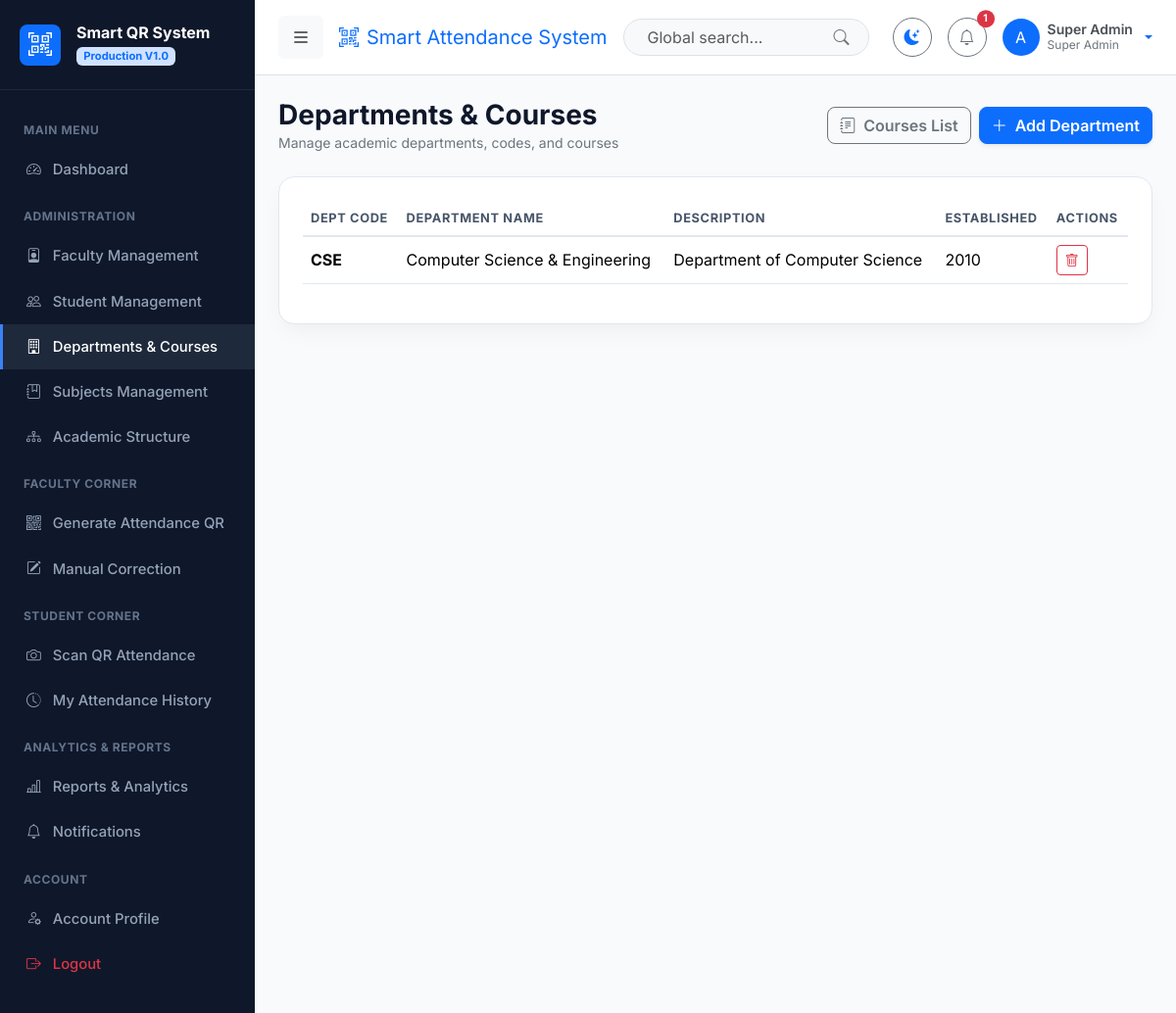
The app's page /departments/departments/ (signed in) with its own data.
### apps/accounts/models.py (models this page shows, shortened)
class User(AbstractUser):
    class Role(models.TextChoices):
        ADMIN = 'ADMIN', 'Super Admin'
        FACULTY = 'FACULTY', 'Faculty'
        STUDENT = 'STUDENT', 'Student'
    role = models.CharField(max_length=20, choices=Role.choices, default=Role.STUDENT)
    phone_number = models.CharField(max_length=20, blank=True, null=True)
    profile_picture = models.ImageField(upload_to='profiles/', blank=True, null=True)
    address = models.TextField(blank=True, null=True)
    date_of_birth = models.DateField(blank=True, null=True)
    is_approved = models.BooleanField(default=True)
    def is_admin(self):
        return self.role == self.Role.ADMIN or self.is_superuser
    def is_faculty(self):
        return self.role == self.Role.FACULTY
    def is_student(self):
        return self.role == self.Role.STUDENT
    def get_full_name_or_username(self):
        full_name = f"{self.first_name} {self.last_name}".strip()
        return full_name if full_name else self.username

### apps/departments/models.py (models this page shows, shortened)
class Department(models.Model):
    code = models.CharField(max_length=20, unique=True)
    name = models.CharField(max_length=150)
    description = models.TextField(blank=True, null=True)
    established_year = models.IntegerField(blank=True, null=True)
    created_at = models.DateTimeField(auto_now_add=True)
    class Meta:
        ordering = ['name']

### apps/departments/views.py (the view)
    def _wrapped_view(request, *args, **kwargs):
        if not request.user.is_authenticated or not request.user.is_admin():
            messages.error(request, "Access restricted to administrators.")
            return redirect('dashboard:dashboard')
        return view_func(request, *args, **kwargs)

### apps/departments/views.py (called while the page is built, shortened)
def admin_required(view_func):
    def _wrapped_view(request, *args, **kwargs):
        if not request.user.is_authenticated or not request.user.is_admin():
            messages.error(request, "Access restricted to administrators.")
            return redirect('dashboard:dashboard')
        return view_func(request, *args, **kwargs)
    return _wrapped_view

@login_required
@admin_required
def department_list(request):
    departments = Department.objects.all()
    return render(request, 'departments/department_list.html', {'departments': departments})

### apps/notifications/context_processors.py (called while the page is built)
def unread_notifications_processor(request):
    if request.user.is_authenticated:
        unread_count = Notification.objects.filter(user=request.user, is_read=False).count()
        recent_notifications = Notification.objects.filter(user=request.user)[:5]
        return {
            'unread_notifications_count': unread_count,
            'recent_notifications': recent_notifications,
        }
    return {
        'unread_notifications_count': 0,
        'recent_notifications': [],
    }

### templates/departments/department_list.html (shortened to what this page needs)
{% extends 'base.html' %}
{% block content %}
<div class="d-flex justify-content-between align-items-center mb-4">
    <div>
        <h3 class="fw-bold m-0">Departments & Courses</h3>
        <p class="text-secondary small m-0">Manage academic departments, codes, and courses</p>
    </div>
    <div class="d-flex gap-2">
        <a href="{% url 'departments:course_list' %}" class="btn btn-outline-secondary rounded-3 fw-semibold">
            <i class="bi bi-journal-text me-2"></i>Courses List
        </a>
        <button class="btn btn-primary rounded-3 fw-semibold shadow-sm" data-bs-toggle="modal" data-bs-target="#addDeptModal">
            <i class="bi bi-plus-lg me-2"></i>Add Department
        </button>
    </div>
</div>
<div class="card card-custom p-4">
    <div class="table-responsive">
        <table class="table table-custom align-middle">
            <thead>
                <tr>
                    <th>Dept Code</th>
                    <th>Department Name</th>
                    <th>Description</th>
                    <th>Established</th>
                    <th>Actions</th>
                </tr>
            </thead>
            <tbody>
                {% for d in departments %}
                    <tr>
                        <td><b>{{ d.code }}</b></td>
                        <td>{{ d.name }}</td>
                        <td>{{ d.description|default:"-" }}</td>
                        <td>{{ d.established_year|default:"-" }}</td>
                        <td>
                            <a href="{% url 'departments:delete_department' d.id %}" class="btn btn-sm btn-outline-danger" onclick="return confirm('Delete department?');">
                                <i class="bi bi-trash"></i>
                            </a>
                        </td>
                    </tr>
                {% empty %}
                    <tr><td colspan="5" class="text-center text-secondary py-4">No departments created yet.</td></tr>
                {% endfor %}
            </tbody>
        </table>
    </div>
</div>
{% endblock %}

### templates/navbar.html (shortened to what this page needs)
<nav class="navbar navbar-expand-lg border-bottom px-4 py-3 sticky-top bg-body">
    <div class="container-fluid p-0">
        <button class="btn btn-light me-3 d-flex align-items-center" id="sidebar-toggle" title="Toggle Navigation">
            <i class="bi bi-list fs-5"></i>
        </button>
        <span class="navbar-brand font-bold fs-5 d-none d-md-block text-primary">
            <i class="bi bi-qr-code-scan me-2"></i>Smart Attendance System
        </span>
        <form class="d-none d-md-flex ms-auto me-4 position-relative" style="max-width: 320px;" action="{% url 'reports:index' %}" method="GET">
            <input class="form-control rounded-pill ps-4 pe-5 bg-body-tertiary" type="search" name="query" placeholder="Global search..." aria-label="Search">
            <button class="btn border-0 position-absolute end-0 top-50 translate-middle-y me-2 text-secondary" type="submit">
                <i class="bi bi-search"></i>
            </button>
        </form>
        <div class="d-flex align-items-center gap-3 ms-auto ms-md-0">
            <button class="btn btn-outline-secondary rounded-circle d-flex align-items-center justify-content-center" id="theme-toggle-btn" style="width: 40px; height: 40px;" title="Toggle Dark/Light Mode">
                <i class="bi bi-moon-stars-fill text-primary"></i>
            </button>
            <div class="dropdown">
                <button class="btn btn-outline-secondary rounded-circle position-relative d-flex align-items-center justify-content-center" style="width: 40px; height: 40px;" data-bs-toggle="dropdown" aria-expanded="false">
                    <i class="bi bi-bell"></i>
                    {% if unread_notifications_count > 0 %}
                        <span class="position-absolute top-0 start-100 translate-middle badge rounded-pill bg-danger" style="font-size: 0.65rem;">
                            {{ unread_notifications_count }}
                        </span>
                    {% endif %}
                </button>
            </div>
            <div class="dropdown">
                <a href="#" class="d-flex align-items-center text-decoration-none dropdown-toggle gap-2" data-bs-toggle="dropdown" aria-expanded="false">
                    {% if user.profile_picture %}
                        <img src="{{ user.profile_picture.url }}" alt="User" width="38" height="38" class="rounded-circle object-fit-cover">
                    {% else %}
                        <div class="rounded-circle bg-primary text-white d-flex align-items-center justify-content-center font-bold" style="width: 38px; height: 38px;">
                            {{ user.username|slice:":1"|upper }}
                        </div>
                    {% endif %}
                    <div class="d-none d-lg-block text-start" style="line-height: 1.2;">
                        <div class="fw-semibold text-dark-emphasis small">{{ user.get_full_name_or_username }}</div>
                        <div class="text-secondary extra-small" style="font-size: 0.75rem;">{{ user.get_role_display }}</div>
                    </div>
                </a>
            </div>
        </div>
    </div>
</nav>

### static/css/style.css (style rules this page uses)
:root { --bg-body: #f8fafc; --bg-card: #ffffff; --text-primary: #0f172a; --text-secondary: #475569; --border-color: #e2e8f0; --sidebar-bg: #0f172a; --sidebar-text: #94a3b8; --sidebar-hover: #1e293b; --sidebar-active: #3b82f6; --accent-gradient: linear-gradient(135deg, #3b82f6 0%, #2563eb 100%); --card-shadow: 0 10px 25px -5px rgba(0, 0, 0, 0.05), 0 8px 10px -6px rgba(0, 0, 0, 0.01); }
body { font-family: 'Inter', system-ui, -apple-system, sans-serif; background-color: var(--bg-body); color: var(--text-primary); min-height: 100vh; transition: background-color 0.3s ease, color 0.3s ease; }
.card-custom { background-color: var(--bg-card); border: 1px solid var(--border-color); border-radius: 1rem; box-shadow: var(--card-shadow); transition: transform 0.2s ease, box-shadow 0.2s ease; }
.table-custom { color: var(--text-primary); }
.table-custom th { font-size: 0.8rem; text-transform: uppercase; letter-spacing: 0.05em; color: var(--text-secondary); border-bottom: 2px solid var(--border-color); }
.table-custom td { vertical-align: middle; border-bottom: 1px solid var(--border-color); }

### records on screen
User: username "A", get_full_name_or_username "Super Admin", role "Super Admin"
Department: code "CSE", name "Computer Science & Engineering", description "Department of Computer Science", established_year "2010"

### other values on screen
{{ unread_notifications_count }} "1"
